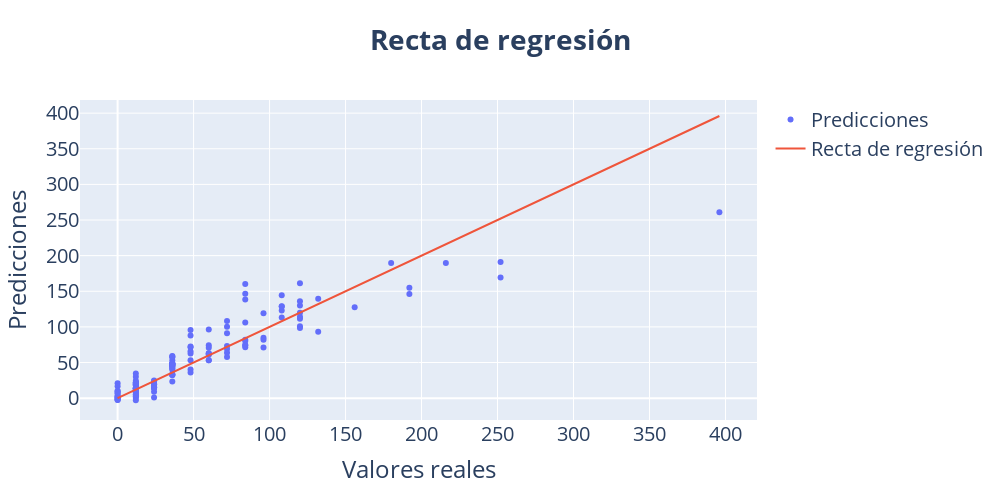

The notebook cell this image was saved under:
### Code cell
# Trazamos la recta de regresión con plotly
import plotly.graph_objects as go
fig = go.Figure()
fig.add_trace(go.Scatter(x=y_test, y=y_pred,
                    mode='markers',
                    name='Predicciones'))
fig.add_trace(go.Scatter(x=y_test, y=y_test,

                    mode='lines',   
                    name='Recta de regresión'))
fig.update_layout(title_text='<b>Recta de regresión</b>',
                    xaxis_title_text='Valores reales',
                    yaxis_title_text='Predicciones')
# Aumentamos el tamaño vertical y reducimos la anchura
fig.update_layout(autosize=False, width=1000, height=500)
# Centramos el título
fig.update_layout(title_x=0.5)
# Añadimos el tamaño de las fuentes de los ejes
fig.update_layout(
    font=dict(
        size=20,
    )
)

# Lo mostramos
fig.show()

### Figure 1 — Plotly figure (JSON) as saved in the notebook; plotly's stock layout.template omitted (floating-point values rounded to 4 significant figures; data arrays with more than 128 entries replaced by an {"elided": "..."} marker saying what was removed)
{"data": [{"mode": "markers", "name": "Predicciones", "type": "scatter", "x": {"elided": "143 int values"}, "y": {"elided": "143 float values"}}, {"mode": "lines", "name": "Recta de regresión", "type": "scatter", "x": {"elided": "143 int values"}, "y": {"elided": "143 int values"}}], "layout": {"autosize": false, "font": {"size": 20}, "height": 500, "title": {"text": "<b>Recta de regresión</b>", "x": 0.5}, "width": 1000, "xaxis": {"title": {"text": "Valores reales"}}, "yaxis": {"title": {"text": "Predicciones"}}}}
